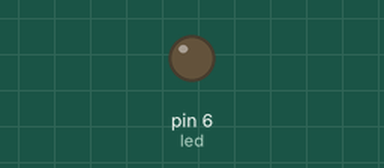
Simulated run of this sketch. Board: Arduino Uno, built with avr-gcc and run on an emulated ATmega328P. On the bench: output pins drawn as LEDs (lit = HIGH).

Above: at 0.05 s.
At 0.65 s:
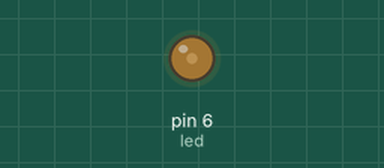
At 1.3 s:
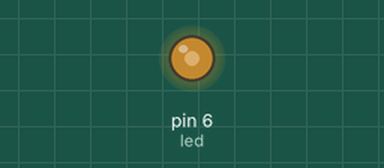
At 2.55 s:
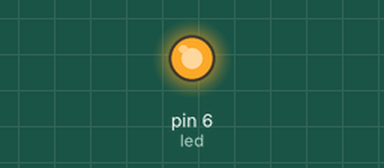
Timing chart, 0 to 5.9 s (numbered marks = the images above):
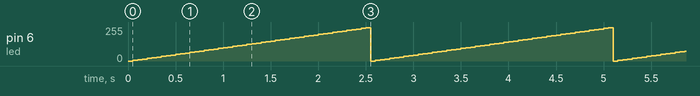

Measured:
- by itself, pin 6 (led): ramps from 0/255 to 250/255 and jumps back, once every 2.6 s

The sketch:

ch4_4_LED-brightness.ino
```cpp
int led = 6;
int brightness = 0;    //明亮度
int lighten = 5;
void setup()
{
}
void loop()
{
    analogWrite(led,brightness);
    if(brightness<250)
      brightness = brightness + lighten;
    else
      brightness=0;
    delay(50);
}
```
